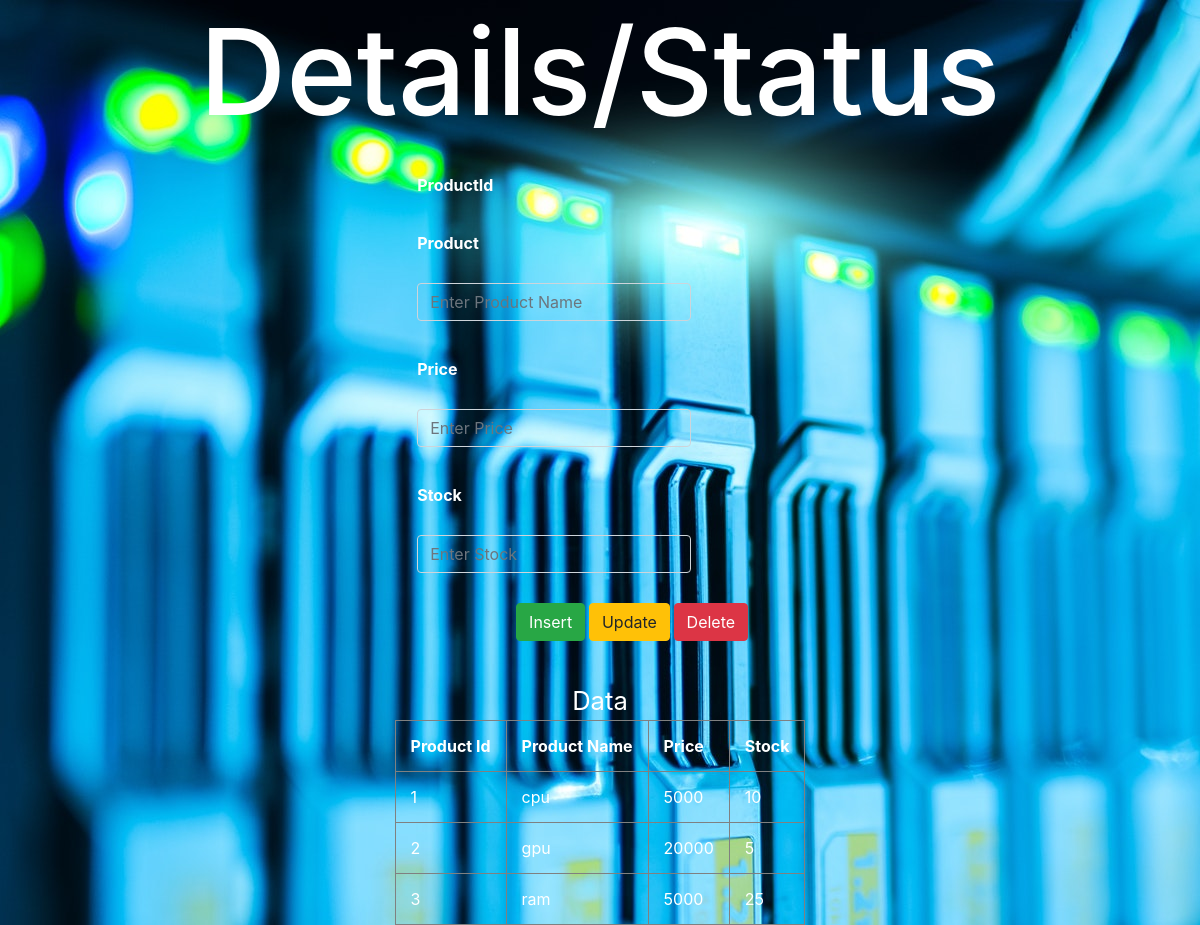
The page /product.php on the database its author committed.
### tables this page shows
CREATE TABLE `product_details` (
  `product_id` int(10) NOT NULL,
  `product_name` varchar(50) NOT NULL,
  `price` int(10) NOT NULL,
  `stock` int(10) NOT NULL
);

### product.php (the view, shortened to what this page needs)
<html>
    <head>
	<link rel="stylesheet" href="https://stackpath.bootstrapcdn.com/bootstrap/4.1.3/css/bootstrap.min.css">
    </head>
    <body>
    <center>
        <h1  style="font-size:10vw"> Details/Status </h1>
        <form id="form1" name='product' action="productdetails.php" method="post">
            <table name='table_form'>
                <tr >
                    <th class="col1" >ProductId </th> <th class="col2" > <input type="hidden"  class="form-control transparent-input" placeholder="Enter Id" name="product_id" id="product_id" > </th>
                </tr>
                <tr >
                    <th class="col1" >Product </th> <th class="col2" > <input type="text" class="form-control transparent-input" placeholder="Enter Product Name" name="product_name" id="product_name" > </th>
                </tr>
                <tr >
                    <th class="col1" >Price </th> <th class="col2" ><input type="number" min="1" class="form-control transparent-input" placeholder="Enter Price" name="price" id="price"> </th>
                </tr>
                <tr >
                    <th class="col1" >Stock </th> <th class="col2" ><input type="number" min="1" class="form-control transparent-input" placeholder="Enter Stock" name="stock" id="stock"> </th>
                </tr>
                <tr >
                    <th class="col1" > </th> <th class="col2" > <button type="submit" class="btn btn-success" id="Insert" name="Insert" onclick="return validation()">Insert</button> <button type="submit" id="Update" class="btn btn-warning" name="Update" onclick="return validation()">Update</button> <button type="submit" class="btn btn-danger" id="Delete" name="Delete">Delete</button></th>
                </tr>
            </table>
        </form>
        <?php
            $servername = "localhost";
            $username = "root";
            $password = "";
            $dbname = "miniproject";
            $conn = mysqli_connect($servername, $username, $password, $dbname);
            echo "Data";
            $sql = "SELECT * from product_details";
            $result = $conn->query($sql);
            if ($result->num_rows > 0) {
                echo "<table id='table_form' border=1>";
                echo "<tr>";
                echo "<th>"; echo "Product Id"; echo "</th>";
                echo "<th>"; echo "Product Name"; echo "</th>";
                echo "<th>"; echo "Price"; echo "</th>";
                echo "<th>"; echo "Stock"; echo "</th>";
                echo "</tr>";
                while($row = $result->fetch_assoc()) {
                    echo "<td>" . $row["product_id"] . "</td>";
                    echo "<td>" . $row["product_name"] . "</td>";
                    echo "<td>" . $row["price"] . "</td>";
                    echo "<td>" . $row["stock"] . "</td>";
                }
                echo "</table>";
            } else {
                echo "0 results";
            }
        ?>
        </center>
    </body>
</html>

### product.php (style rules this page uses)
body { background-image: url("img4.jpeg"); color: white; }
input.transparent-input { background-color:rgba(0,0,0,0) }
th, td { padding: 15px; }
@media screen and (min-width:900px) { body { font-size:1.6rem; left:50%; } }
.col1 { margin-top: 8px; float:left; width:25%; }
.col2 { float:left; }

### rows shown on the page
product_details: product_id "1", product_name "cpu", price "5000", stock "10"
product_details: product_id "2", product_name "gpu", price "20000", stock "5"
product_details: product_id "3", product_name "ram", price "5000", stock "25"
